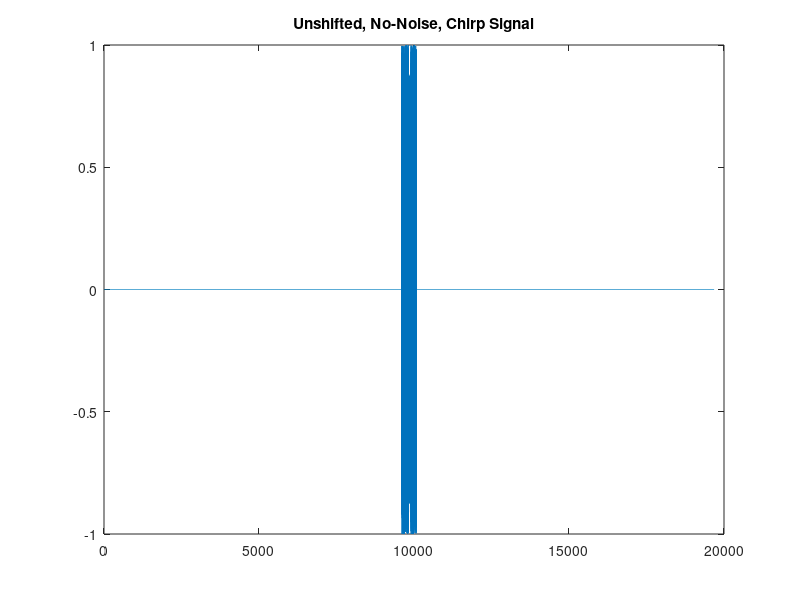
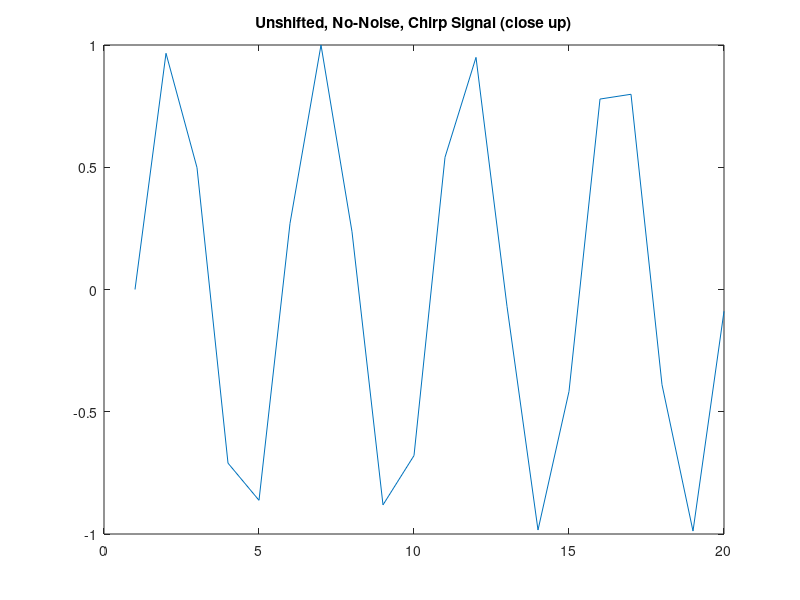
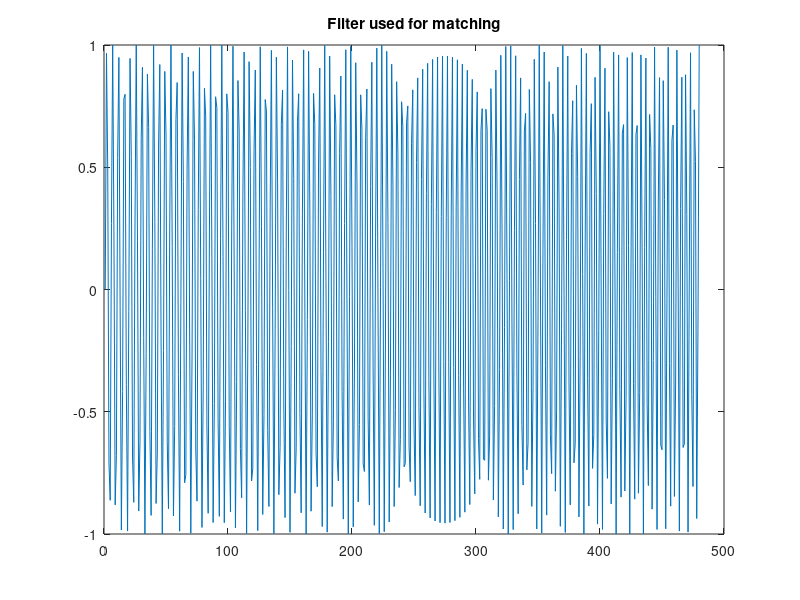
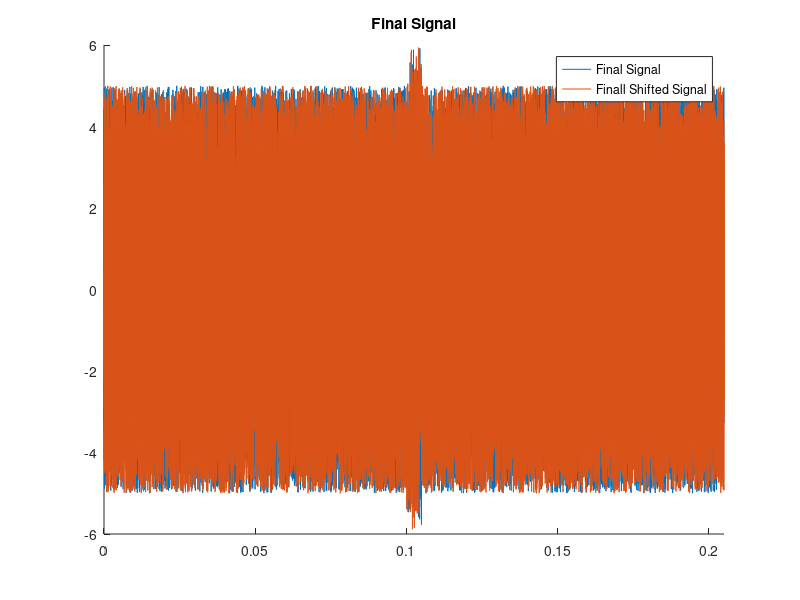

The MATLAB source for these figures, in order:
%% Chirp Filtering

clc;
clear;
close all;

%%

% construct a series of chirps with the desired properties
F0 = 20000;
F1 = 27000;
robot_speed = 3; % m/s
speed_of_sound = 343.2; % m/s
start_doppler = F0 * robot_speed / speed_of_sound;
end_doppler = F1 * robot_speed / speed_of_sound;
number_of_chirps = 1;
adc_sps = 96000; % ensure we're safely above Nyquist's
dt = 1/adc_sps;
signal_T = 0.005;
padding_T = 0.1;
noise = 10;
signal_scale = 1;

t = 0:dt:signal_T-dt;
t_total = 0:dt:signal_T + 2 * padding_T - dt;
padding_t_size = round(padding_T/dt);

% Original Chirp
unshifted_chirp = chirp(t, F0, t(end), F1, 'linear', -90) * signal_scale;
% Doppler Shifted Chirp
shifted_chirp = chirp(t, F0 + start_doppler, t(end), F1 + end_doppler, 'linear', -90) * signal_scale;

% Add padding
padding = zeros(1, padding_t_size);
shifted_padded = [padding shifted_chirp padding];
unshifted_padded = [padding unshifted_chirp padding];

% Add noise
noisey_shifted_signal = shifted_padded + rand(size(shifted_padded)) * noise - noise/2;
noisey_unshifted_signal = unshifted_padded + rand(size(unshifted_padded)) * noise - noise/2;

repeated_shifted_signal = repmat(noisey_shifted_signal, 1, number_of_chirps);
repeated_unshifted_signal = repmat(noisey_unshifted_signal, 1, number_of_chirps);

filter = chirp(t, F0, t(end), F1, 'linear', -90);
flen = size(filter,2);

shifted_matched = zeros(1, size(repeated_shifted_signal,2) - flen);
unshifted_matched = zeros(1, size(repeated_shifted_signal,2) - flen);
for i = (1:size(repeated_shifted_signal,2) - flen)
    window = repeated_shifted_signal(i:i+flen-1)';
    unshifted_window = repeated_unshifted_signal(i:i+flen-1)';
    shifted_matched(1, i) = (filter * window) / 1000;
    unshifted_matched(1, i) = (filter * unshifted_window) / 1000;
end

[unshifted_max_val, unshifted_detection] = max(unshifted_matched);
[shifted_max_val, shifted_detection] = max(shifted_matched);
unshifted_detection = unshifted_detection * dt;
shifted_detection = shifted_detection * dt;

fprintf("Chirping from %fHz to %fHz\n", F0, F1);
fprintf("Robot moving at %fm/s will cause shift of ~%fHz\n", robot_speed, start_doppler);
fprintf("Shifted Chirp will be from %fHz to %fHz\n", F0 + start_doppler, F1 + end_doppler);

disp("Start of chirp detected at");
disp(unshifted_detection);
disp("Start of doppler-shifted chirp detected at");
disp(shifted_detection);
disp("Error with no shift (seconds)");
disp(unshifted_detection - padding_T);
disp("Error with no shift (meters)");
disp((unshifted_detection - padding_T) * speed_of_sound);
disp("Error with dpppler shift (seconds)");
disp(shifted_detection - padding_T);
disp("Error with dpppler  shift (meters)");
disp((shifted_detection - padding_T) * speed_of_sound);

figure;
plot(shifted_padded);
title("Unshifted, No-Noise, Chirp Signal");

figure;
plot(unshifted_chirp(1:20));
title("Unshifted, No-Noise, Chirp Signal (close up)");

figure;
plot(filter);
title("Filter used for matching");

figure;
hold on;
plot(t_total, repeated_unshifted_signal, 'DisplayName', 'Final Signal');
plot(t_total, repeated_shifted_signal, 'DisplayName', 'Finall Shifted Signal');
xlim([t_total(1), t_total(end)]);
legend('show');
title("Final Signal");

figure;
hold on;
plot(t_total(1:end-flen), unshifted_matched, 'DisplayName', 'Pattern-Matched');
plot(t_total(1:end-flen), shifted_matched, 'DisplayName', 'Pattern-Matched on Shifted Signal');
xlim([t_total(1), t_total(end)]);
legend('show');
title("Signal Convolved with Pattern");
